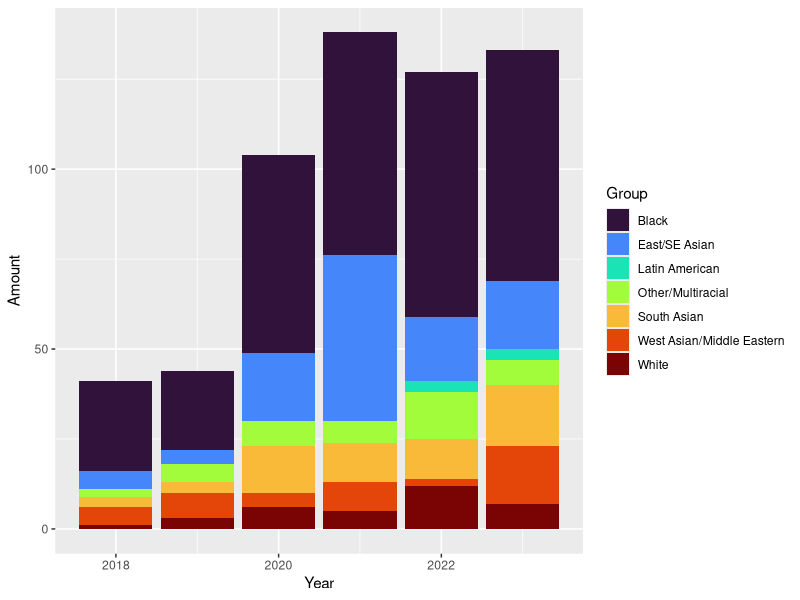
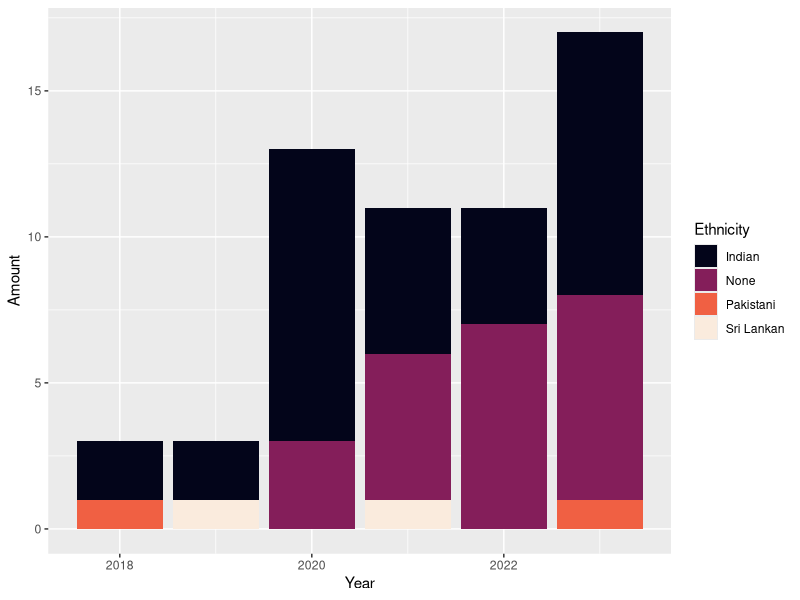
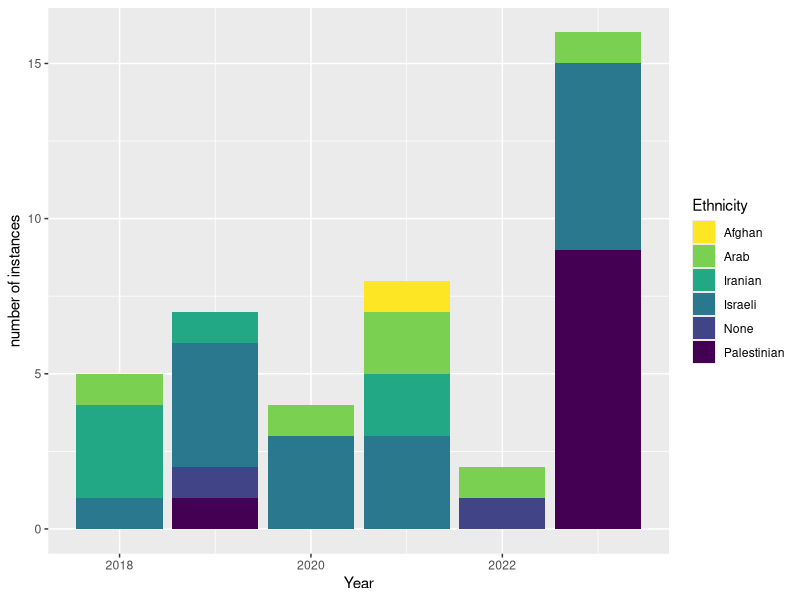

R code for these plots, in order:
## ---- chunk 1
#| include: false
#| warning: false
#| message: false

library(tidyverse)
library(ggplot2)

analysis_data <- read_csv(here::here("data/analysis_data/analysis_data.csv"))
## ---- chunk 2
#| label: fig-hate-crimes-all-races
#| fig-cap: Hate Crimes Victims by Race and Year
#| echo: false


analysis_data |>
  ggplot(aes(x = reported_year, fill = race_bias)) +
  geom_bar() +
  labs(y = "Amount", fill = "Group", x = "Year") +
  scale_fill_viridis_d(option = "H")
  
## ---- chunk 3
#| label: fig-SA_graph
#| fig-cap: South Asian Hate Crimes Victims by Ethnicity and Year
#| echo: false

analysis_data |>
  filter(race_bias == "South Asian") |>
  ggplot(aes(x = reported_year, fill = ethnicity_bias)) +
  geom_bar() +
  labs(y = "Amount", fill = "Ethnicity", x = "Year") +
  scale_fill_viridis_d(option = "F")
## ---- chunk 4
#| label: fig-WAME_graph
#| fig-cap: West Asian/Middle Eastern Hate Crimes Victims by Ethnicity and Year
#| echo: false

analysis_data |>
  filter(race_bias == "West Asian/Middle Eastern") |>
  ggplot(aes(x = reported_year, fill = ethnicity_bias)) +
  geom_bar() +
  labs(y = "number of instances", fill = "Ethnicity", x = "Year") +
  scale_fill_viridis_d(option = "D", direction = -1)
